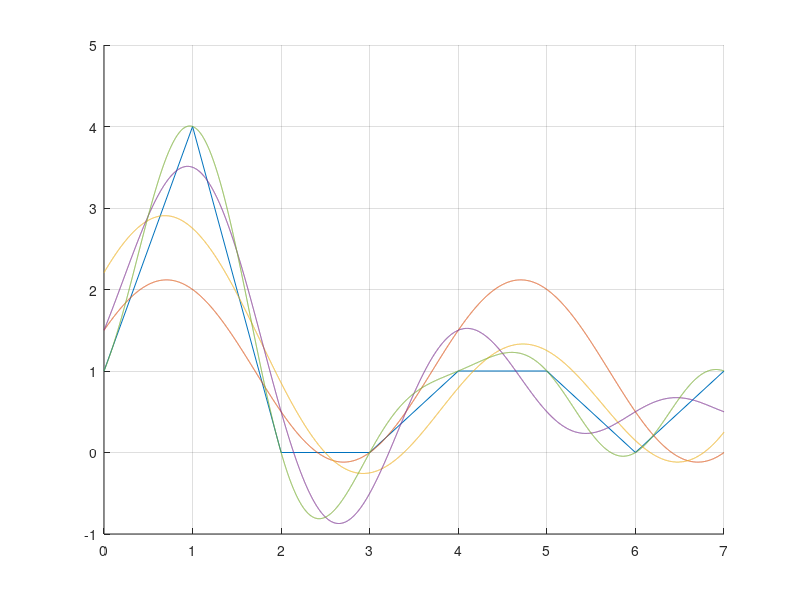

This chart was generated by the following MATLAB code:
t = linspace(0, 7, 8);
f = [ 1 4 0 0 1 1 0 1 ];
close all;

for n = 1:8
    for k = 1:8
        H(n,k) = cos((n-1) * (k-1) * 2*pi / 8) + 1i * sin((n-1) * (k-1) * 2*pi / 8) ;
    end
end

c = f * H^(-1);
% c = fft(f)./8;

% druhy je najsilnejsi
fp1 = 1 + c(3) * H(3,:) + c(7) * H(7,:);

tt = linspace(0, 7, 10000);
y1 = 1 + 2*real(c(3)) * cos(tt*2*2*pi/8) - 2*imag(c(3)) * sin(tt*2*2*pi/8);
y2 = y1 + 2*real(c(2)) * cos(tt*1*2*pi/8) - 2*imag(c(2)) * sin(tt*1*2*pi/8);
y3 = y2 + 2*real(c(4)) * cos(tt*3*2*pi/8) - 2*imag(c(4)) * sin(tt*3*2*pi/8);
y4 = y3 + 2*real(c(5)) * cos(tt*4*2*pi/8) / 2;


hold on;
grid on;

plot(t, f, "-");
% plot(t, real(fp1), "-");
plot(tt, y1, "-");
plot(tt, y2, "-");
plot(tt, y3, "-");
plot(tt, y4, "-");
